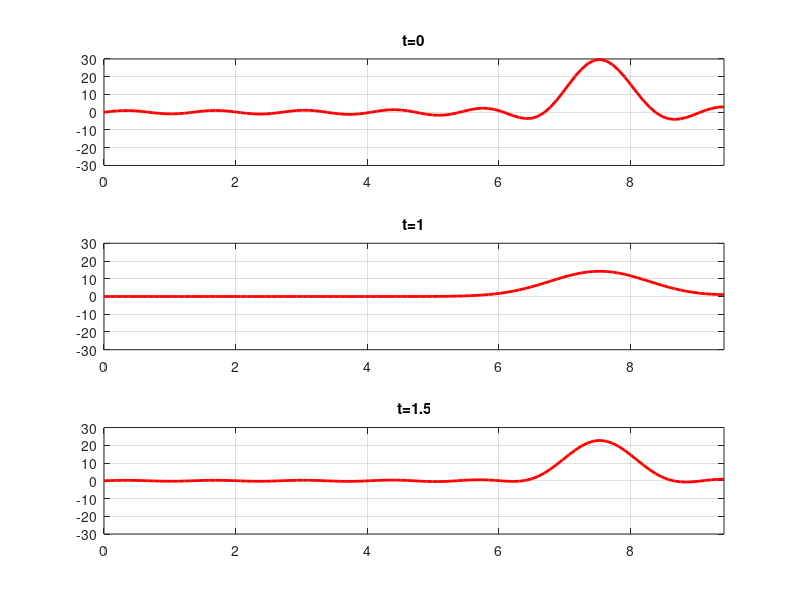

MATLAB code to generate this figure:
function fourieThermalConductivity41
clf; clc
	a=0.2;
	L=3*pi;
	tmax=2;

	x=0:L/100:L;
	t=0:tmax/50:tmax;

	function y=phi(x)
		for i=1:length(x)
			if x(i)>=7 && x(i)<=8
				y(i)=20*sin(x(i))-18*sin(x(i)/2);
			else
				y(i)=0;	
			end
		end
	end

	function y=psi(x)
		for i=1:length(x)
			y(i)=sin(2*pi*x(i));
		end
	end

	function y=u(x,t)
		y=0;
		for k=0:13
			Xk=sin(((2*k+1)*x)/6);
			Ak=2*trapz(x,phi(x).*Xk)/L;
			Tk=Ak*exp(-(a*(2*k+1)/6).^2*t);				
			y=y+Tk*Xk;
		end
	end

	for n=1:length(t)
		plot(x, u(x,t(n)), 'r', 'LineWidth', 2);
		axis([0, L, -30, 30]);
		grid on;
		M(n)=getframe;
	end
	subplot(3,1,1);
	plot(x,u(x,0), 'r', 'LineWidth', 2);
	axis([0, L, -30, 30]);
	title('t=0');
	grid on;

	subplot(3,1,2);
	plot(x,u(x,6), 'r', 'LineWidth', 2);
	axis([0, L, -30, 30]);
	title('t=1');
	grid on;

	subplot(3,1,3);
	plot(x,u(x,3/2), 'r', 'LineWidth', 2);
	axis([0, L, -30, 30]);
	title('t=1.5');
	grid on;
end
